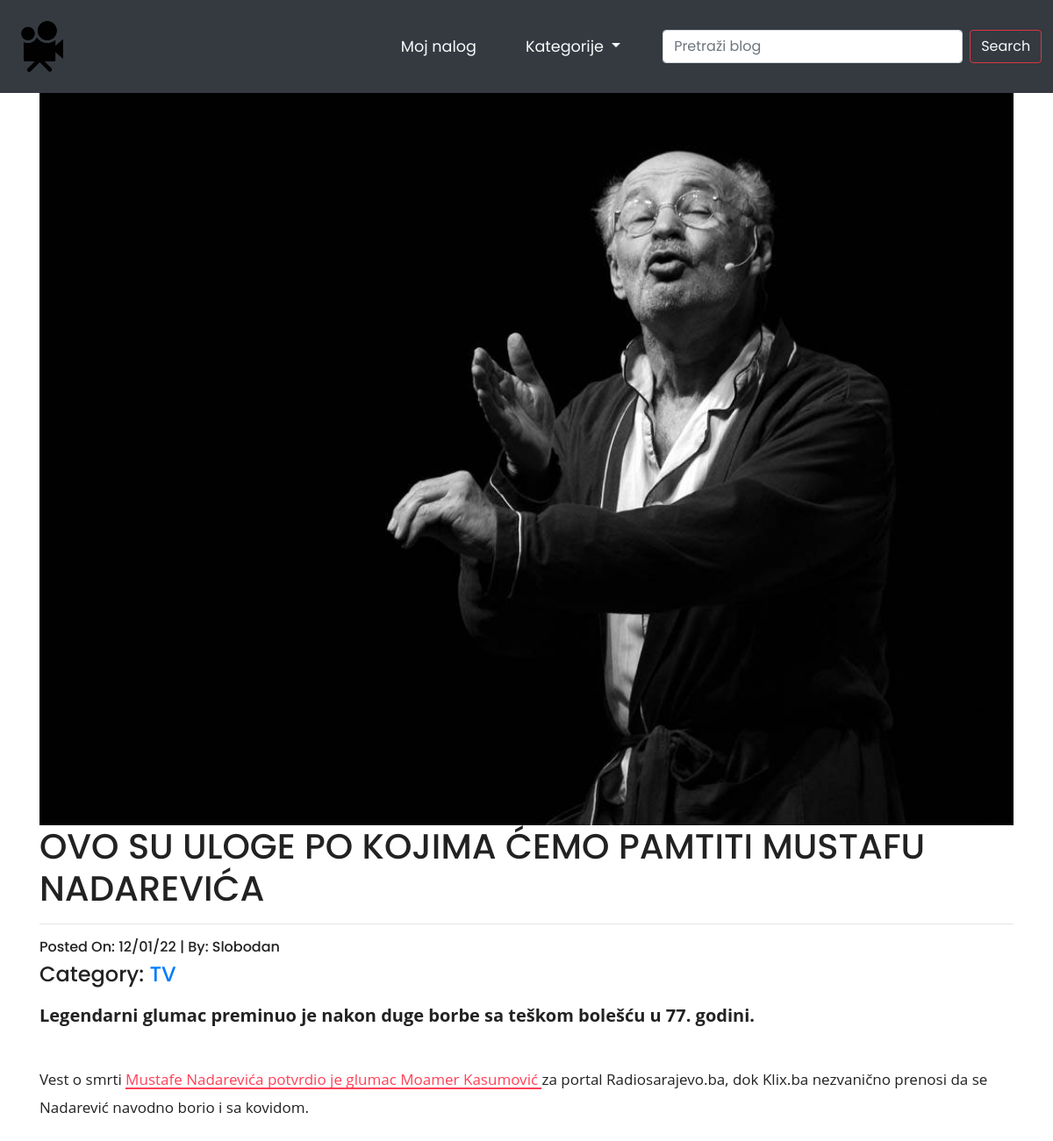
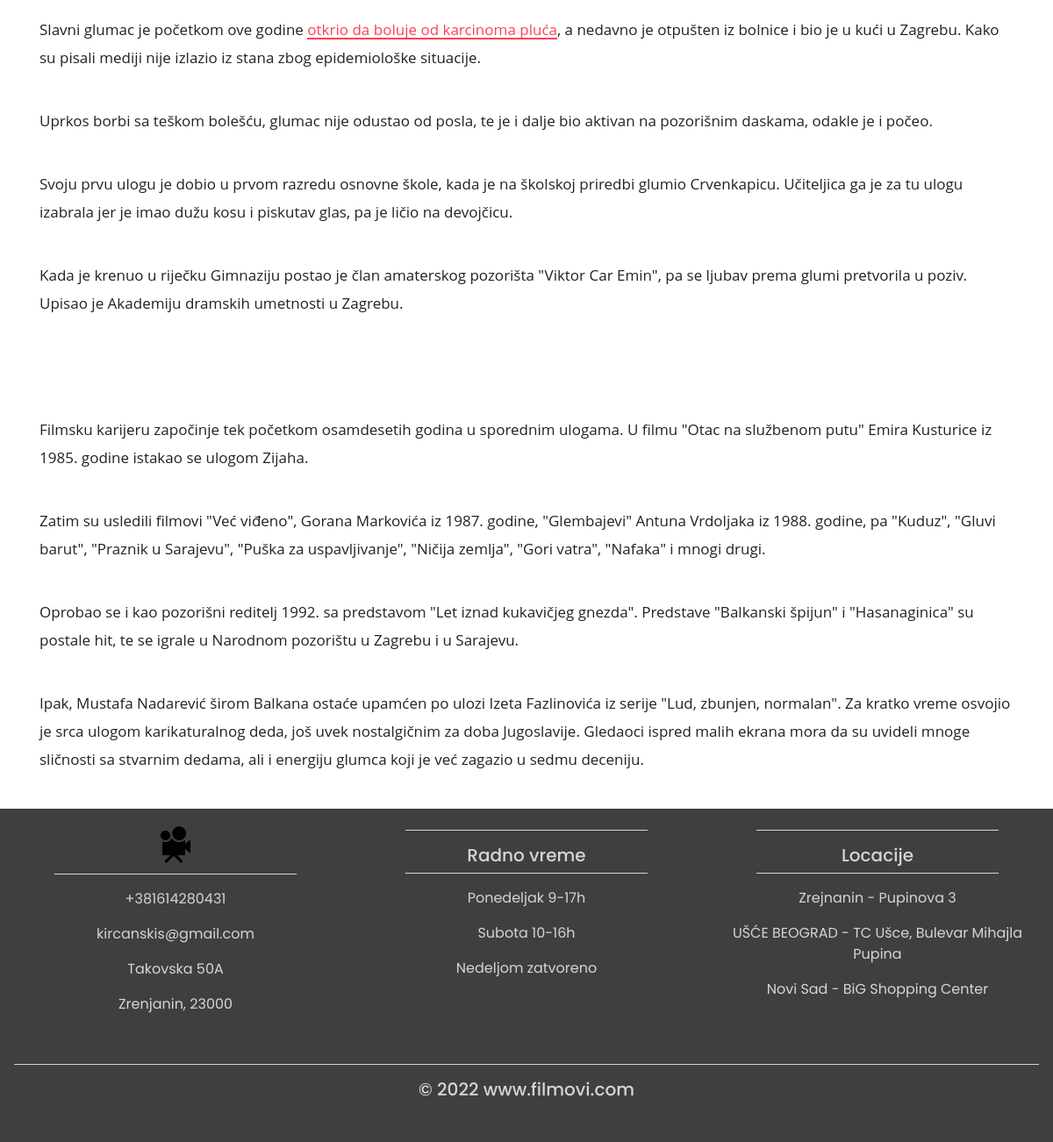
/post.php?id=2, run on the app's committed database (2 pictures, top to bottom).
### tables this page shows
CREATE TABLE `post` (
  `post_id` int(11) NOT NULL,
  `post_category` varchar(50) NOT NULL,
  `post_image` varchar(150) NOT NULL,
  `post_author` varchar(100) NOT NULL,
  `post_content` text NOT NULL,
  `post_title` varchar(250) NOT NULL,
  `post_date` varchar(30) NOT NULL,
  `post_keywords` varchar(100) NOT NULL
);

CREATE TABLE `author` (
  `author_id` int(11) NOT NULL,
  `author_name` varchar(100) NOT NULL,
  `author_email` varchar(100) NOT NULL,
  `author_password` varchar(100) NOT NULL,
  `author_bio` text NOT NULL,
  `author_role` varchar(40) NOT NULL
);

CREATE TABLE `category` (
  `category_id` int(11) NOT NULL,
  `category_name` varchar(40) NOT NULL
);

### post.php (the view, shortened to what this page needs)
<?php
include_once "includes/connection.php";
include_once "includes/functions.php";
if(!isset($_GET['id'])){
	header("Location: index.php?geterr");
}else{
	$id = mysqli_real_escape_string($conn, $_GET['id']);
	if(!is_numeric($id)){
		header("Location: index.php?numerror");
		exit();
	}else if(is_numeric($id)){
		$sql = "SELECT * FROM post WHERE post_id='$id'";
		$result = mysqli_query($conn, $sql);
		if(mysqli_num_rows($result)<=0){
			header("Location: index.php?noresult");
		}else if(mysqli_num_rows($result)>0){
			while($row=mysqli_fetch_assoc($result)){
				$post_title = $row['post_title'];
				$post_content = $row['post_content'];
				$post_date = $row['post_date'];
				$post_image = $row['post_image'];
				$post_author = $row['post_author'];
				$post_category = $row['post_category'];
				?>
<!DOCTYPE html>
<html lang="en">
	<head>
		<link rel="stylesheet" href="style/bootstrap.min.css">
		<link rel="stylesheet" href="style.css">
	</head>
	<body>
		<?php include_once "includes/blogNav.php"; ?>
		<div class="container">
			<img style="width:100%;" src="<?php echo $post_image; ?>">
			<h1><?php echo $post_title; ?></h1>
			<hr>
			<h6>Posted On: <?php echo $post_date; ?> | By: <?php getAuthorName($post_author); ?></h6>
			<h4>Category: <a href="category.php?id=<?php echo $post_category; ?>"><?php getCategoryName($post_category); ?></a></h4>
			<p><?php echo $post_content; ?></p>
		</div>
	<?php include_once "includes/footer.php"; ?>
	</body>
</html>
				<?php
			}
		}
	}
}
?>

### includes/blogNav.php (shortened to what this page needs)
<nav class="navbar navbar-expand-md navbar-dark bg-dark sticky-top">
	<a class="navbar-brand mr-4" href="index.php"><img src="img/logo.png"></a>
	<div class="collapse navbar-collapse" id="navbarResponsive">
		<ul class="navbar-nav ml-auto">
			<li class="nav-item">
				<a class="nav-link text-light" href="admin/index.php">Moj nalog</a>
			</li>
			<li class="nav-item dropdown">
				<a class="nav-link dropdown-toggle text-light" href="#" id="navbarDropdown" role="button" data-toggle="dropdown" aria-haspopup="true" aria-expanded="false">
					Kategorije
				</a>
			</li>
		</ul>
		<form action="search.php" class="form-inline my-2 my-lg-0">
			<input name="s" class="form-control mr-sm-2" type="search" placeholder="Pretraži blog" aria-label="Search">
			<button class="btn btn-outline-danger my-2 my-sm-0 text-light" type="submit">Search</button>
		</form>
	</div>
</nav>

### includes/functions.php
<?php
function getAuthorName($id){
	global $conn;
	$sql = "SELECT * FROM author WHERE author_id='$id'";
	$result = mysqli_query($conn, $sql);
	while($row=mysqli_fetch_assoc($result)){
		$name = $row['author_name'];
		echo $name;
	}
}
function getCategoryName($id){
	global $conn;
	$sql = "SELECT * FROM category WHERE category_id='$id'";
	$result = mysqli_query($conn, $sql);
	while($row=mysqli_fetch_assoc($result)){
		$name = $row['category_name'];
		echo $name;
	}
}
?>

### includes/footer.php
<footer>
	<div class="container-fluid padding">
		<div class="row text-center">
			<div class="col-md-4">
				<a href="index.php"><img src="img/logo1.png"></a>
				<hr class="light">
				<p>+381614280431</p>
				<p>kircanskis@gmail.com</p>
				<p>Takovska 50A</p>
				<p>Zrenjanin, 23000</p>
			</div>
			<div class="col-md-4">
				<hr class="light">
				<h5>Radno vreme</h5>
				<hr class="light">
				<p>Ponedeljak 9-17h</p>
				<p>Subota 10-16h</p>
				<p>Nedeljom zatvoreno</p>
			</div>
			<div class="col-md-4">
				<hr class="light">
				<h5>Locacije</h5>
				<hr class="light">
				<p>Zrejnanin - Pupinova 3</p>
				<p>UŠĆE BEOGRAD - TC Ušce, Bulevar Mihajla Pupina</p>
				<p>Novi Sad - BiG Shopping Center</p>
			</div>
			<div class="col-12">
				<hr class="light-100">
				<h5 class="pb-0 mb-0">&copy; 2022 www.filmovi.com</h5>
			</div>
		</div>
	</div>
</footer>

### style/style.css (style rules this page uses)
html, body { height: 100%; width: 100%; font-family: "Poppins", sans-serif; color: #222; }
.navbar { padding: 0.8rem; }
.navbar-nav li { padding-right: 40px; }
.nav-link { font-size: 1.1rem !important; }
.padding { padding-bottom: 2rem; }
footer { background-color: #3f3f3f; color: #d5d5d5; }
hr.light { border-top: 1px solid #d5d5d5; width: 75%; margin-top: 0.5rem; margin-bottom: 1rem; }
hr.light-100 { border-top: 1px solid #d5d5d5; width: 100%; margin-top: 0.5rem; margin-bottom: 1rem; }
[class*="col-"] { padding: 1rem; }

### data on the page
post: post_image (picture), post_title "OVO SU ULOGE PO KOJIMA ĆEMO PAMTITI MUSTAFU NADAREVIĆA", post_date "12/01/22", post_content "Legendarni glumac preminuo je nakon duge borbe sa teškom bolešću u 77. godini. Vest o smrti Mustafe Nadarevića potvrdio je glumac Moamer Kasumović za portal Radiosarajevo.ba, dok Klix.ba nezvanično prenosi da se Nadarević navodno borio i sa kovidom. Slavni glumac je početkom ove godine otkrio da boluje od karcinoma pluća , a nedavno je otpušten iz bolnice i bio je u kući u Zagrebu. Kako su pisali mediji nije izlazio iz stana zbog epidemiološke situacije. Uprkos borbi sa teškom bolešću, glumac nije odustao od posla, te je i dalje bio aktivan na pozorišnim daskama, odakle je i počeo. Svoju prvu ulogu je dobio u prvom razredu osnovne škole, kada je na školskoj priredbi glumio Crvenkapicu.…"
author: author_name "Slobodan"
category: category_name "TV"
